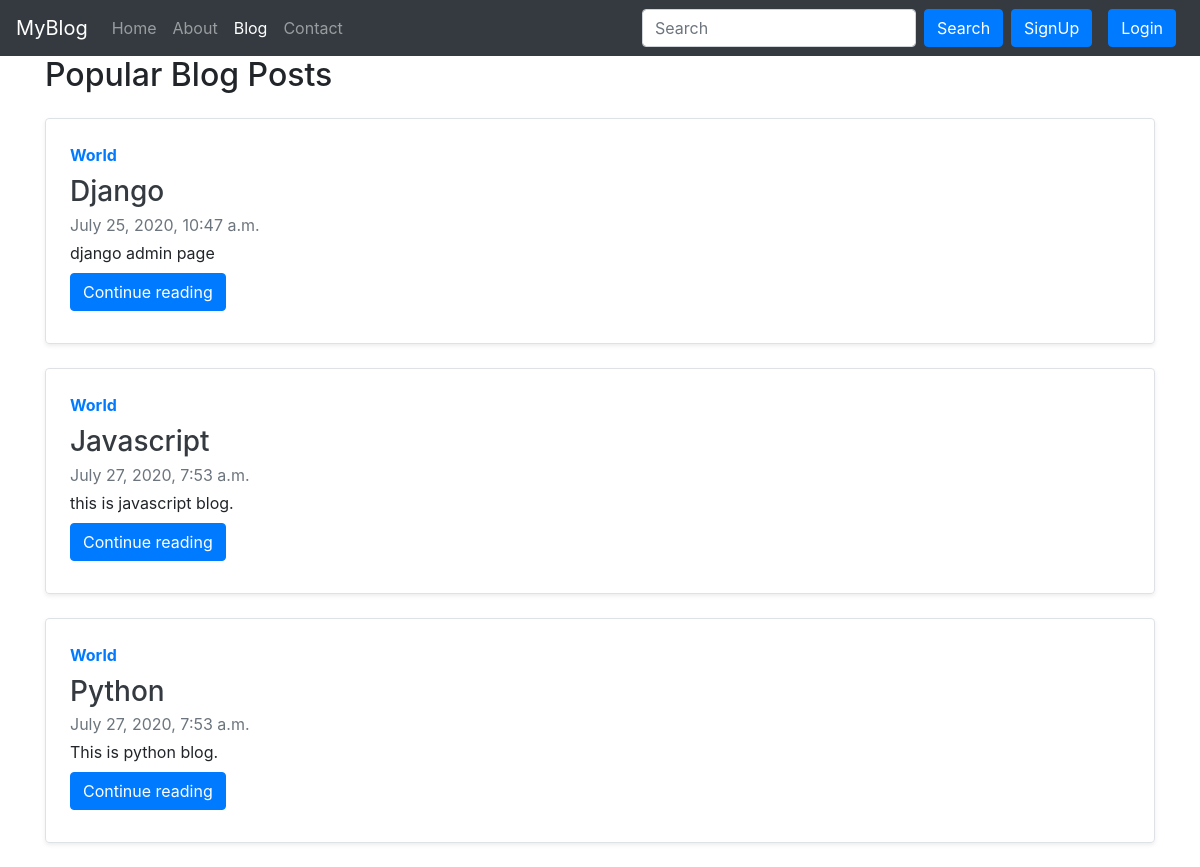
Screenshot of /blog/ with the database file from the repository.
### blog/models.py (models this page shows, shortened)
class Post(models.Model):
	sno = models.AutoField(primary_key=True)
	title = models.CharField(max_length=30)
	author = models.CharField(max_length=20)
	content = models.TextField()
	slug = models.CharField(max_length=13)
	timeStamp = models.DateTimeField(blank=True)

### blog/views.py (the view)
# urls.py: path('', views.blogHome, name='blogHome'),
def blogHome(request):
	allPosts = Post.objects.all()
	context ={'allPosts':allPosts}
	return render(request,'blog/bloghome.html',context)

### templates/blog/bloghome.html (shortened to what this page needs)
{% extends 'basic.html' %}
{% block blogactive %}active{% endblock blogactive %}
{% block body %}
<div class="container">
	<h2>Popular Blog Posts</h2>
	{% for post in allPosts %}
	<div class="row no-gutters border rounded overflow-hidden flex-md-row my-4 shadow-sm h-md-250 position-relative">
        <div class="col p-4 d-flex flex-column position-static">
          <strong class="d-inline-block mb-2 text-primary">World</strong>
          <h3 class="mb-0"><a class="text-dark" href="/blog/{{post.slug}}">{{post.title}}</a></h3>
          <div class="mb-1 text-muted my-1">{{post.timeStamp}}</div>
          <p class="card-text mb-auto">{{post.content | truncatechars:500}}</p>
          <div class="my-2">
          	<a href="/blog/{{post.slug}}" role="button" class="btn btn-primary">Continue reading</a>
          </div>
        </div>
    </div>
    {% endfor %}
</div>
{% endblock body %}

### templates/basic.html (shortened to what this page needs)
<!doctype html>
<html lang="en">
  <head>
    <link rel="stylesheet" href="https://stackpath.bootstrapcdn.com/bootstrap/4.5.0/css/bootstrap.min.css">
  </head>
  <body>
    <nav class="navbar navbar-expand-lg navbar-dark bg-dark">
  <a class="navbar-brand" href="/">MyBlog</a>
  <div class="collapse navbar-collapse" id="navbarSupportedContent">
    <ul class="navbar-nav mr-auto">
      <li class="nav-item {% block homeactive %}{% endblock homeactive %}">
        <a class="nav-link" href="/">Home <span class="sr-only">(current)</span></a>
      </li>
      <li class="nav-item {% block aboutactive %}{% endblock aboutactive %} ">
        <a class="nav-link" href="/about">About</a>
      </li>
      <li class="nav-item {% block blogactive %}{% endblock blogactive %} ">
        <a class="nav-link" href="/blog">Blog</a>
      </li>
       <li class="nav-item {% block contactactive %}{% endblock contactactive %} ">
        <a class="nav-link" href="/contact">Contact</a>
      </li>
    </ul>
    <div class="ml-auto form-inline">
    <form method="get" action="/search" class="form-inline my-2 my-lg-0">
      <input class="form-control mr-sm-2" type="search" placeholder="Search" aria-label="Search" name="query" id="query">
      <button class="btn btn-primary my-2 my-sm-0" type="submit">Search</button>
    </form>
    {% if user.is_authenticated %}
    <ul class="navbar-nav ">
      <li class="nav-item dropdown">
        <a class="nav-link dropdown-toggle" href="#" id="navbarDropdown" role="button" data-toggle="dropdown" aria-haspopup="true" aria-expanded="false">
          Welcome {{request.user}}
        </a>
        <div class="dropdown-menu" aria-labelledby="navbarDropdown">
          <a class="dropdown-item" href="/logout">Logout</a>
        </div>
      </li>
    </ul>
    {% else %}
    <button type="button" class="btn btn-primary mx-2" data-toggle="modal" data-target="#signupModal">
        SignUp
    </button>
    <button type="button" class="btn btn-primary mx-2" data-toggle="modal" data-target="#loginModal">
        Login
    </button>
    {% endif %}
    </div>
  </div>
</nav>
  {% block body %} {% endblock body %}
  </body>
</html>

### rows the page displays
Post: title "Django", timeStamp "July 25, 2020, 10:47 a.m.", content "django admin page"
Post: title "Javascript", timeStamp "July 27, 2020, 7:53 a.m.", content "this is javascript blog."
Post: title "Python", timeStamp "July 27, 2020, 7:53 a.m.", content "This is python blog."
